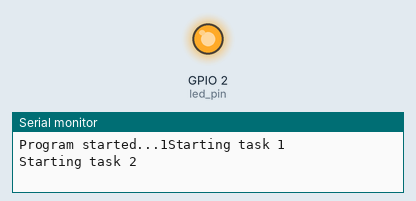
The sketch below on a simulated ESP32. On the bench: output pins drawn as LEDs (lit = HIGH), the last lines printed to the serial monitor.

Above: at 0.15 s.
At 5.25 s:
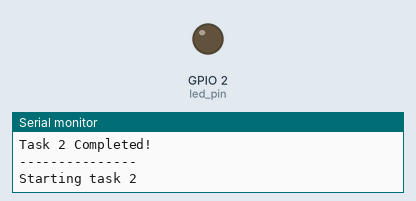
Timing chart, 0 to 5.5 s (numbered marks = the images above):
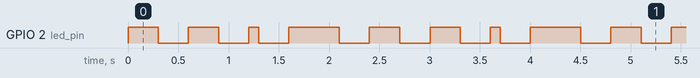

The sketch:

blinky.ino
```cpp
//Program uses a single task to blink the built in led
//Core 1 is used and a print statement shows the task completed
//Written by Mike Yannuzzi

//Challenge:
//Create a second task to blink the light at different rates

//Use only one core when creating tasks
#if CONFIG_FREERTOS_UNICORE
static const BaseType_t app_cpu = 0;
#else
static const BaseType_t app_cpu = 1;
#endif

//LED  rates
static const int rate_1 = 500; //ms
static const int rate_2 = 300; //ms

//Pins
static const int led_pin = LED_BUILTIN;

//Our task: Blink an LED
void toggleLED(void *parameter) {
  while(1) {
    Serial.print("Starting task 1\n");
    digitalWrite(led_pin, HIGH);
    vTaskDelay(rate_1 / portTICK_PERIOD_MS);
    digitalWrite(led_pin, LOW);
    vTaskDelay(rate_2 / portTICK_PERIOD_MS);
    //Adding in a print to the console
    Serial.print("Task 1 Completed!\n");
    Serial.print("---------------\n");
  }
}

//Create a second task to blink the led at a different rate
//Our task: Blink an LED
void toggleLED2(void *parameter) {
  while(1) {
    Serial.print("Starting task 2\n");
    digitalWrite(led_pin, HIGH);
    vTaskDelay(rate_2 / portTICK_PERIOD_MS);
    digitalWrite(led_pin, LOW);
    vTaskDelay(rate_2 / portTICK_PERIOD_MS);
    //Adding in a print to the console
    Serial.print("Task 2 Completed!\n");
    Serial.print("---------------\n");
  }
}

void setup() {
  //Setup the serial port
  Serial.begin(115200);
  Serial.print("Program started...");
  Serial.print(xPortGetCoreID());
  // put your setup code here, to run once:
  pinMode(led_pin, OUTPUT);

  // Task to run forever
  xTaskCreatePinnedToCore(      // Use xTaskCreate() in Vanilla FreeRTOS
              toggleLED,    // Function to be called
              "Toggle LED", // Name of task
              1024,         // Stack size (bytes in ESP32, words in FreeRTOS)
              NULL,         // Parameter to pass to function
              1,            // Task priority (0 to configMAX_PRIORITIES - 1)
              NULL,         // Task Handle
              app_cpu);     // Run on one core for demo purposes (ESP32 only)

  // Task to run forever
  xTaskCreatePinnedToCore(      // Use xTaskCreate() in Vanilla FreeRTOS
              toggleLED2,    // Function to be called
              "Toggle LED2", // Name of task
              1024,         // Stack size (bytes in ESP32, words in FreeRTOS)
              NULL,         // Parameter to pass to function
              1,            // Task priority (0 to configMAX_PRIORITIES - 1)
              NULL,         // Task Handle
              app_cpu);     // Run on one core for demo purposes (ESP32 only)

  // If this was vanilla FreeRTOS, you'd want to call vTaskStartScheduler() in
  // main after setting up your tasks.

}

void loop() {
  // put your main code here, to run repeatedly:

}
```

Measured:
- by itself, GPIO 2 (led_pin): repeats every 2.4 s: LOW 0.30 s, HIGH 0.30 s, LOW 0.30 s, HIGH 0.10 s, LOW 0.30 s, HIGH 0.50 s, LOW 0.30 s, HIGH 0.30 s
- by itself, everything shown: repeats every 2.4 s, in 8 steps
